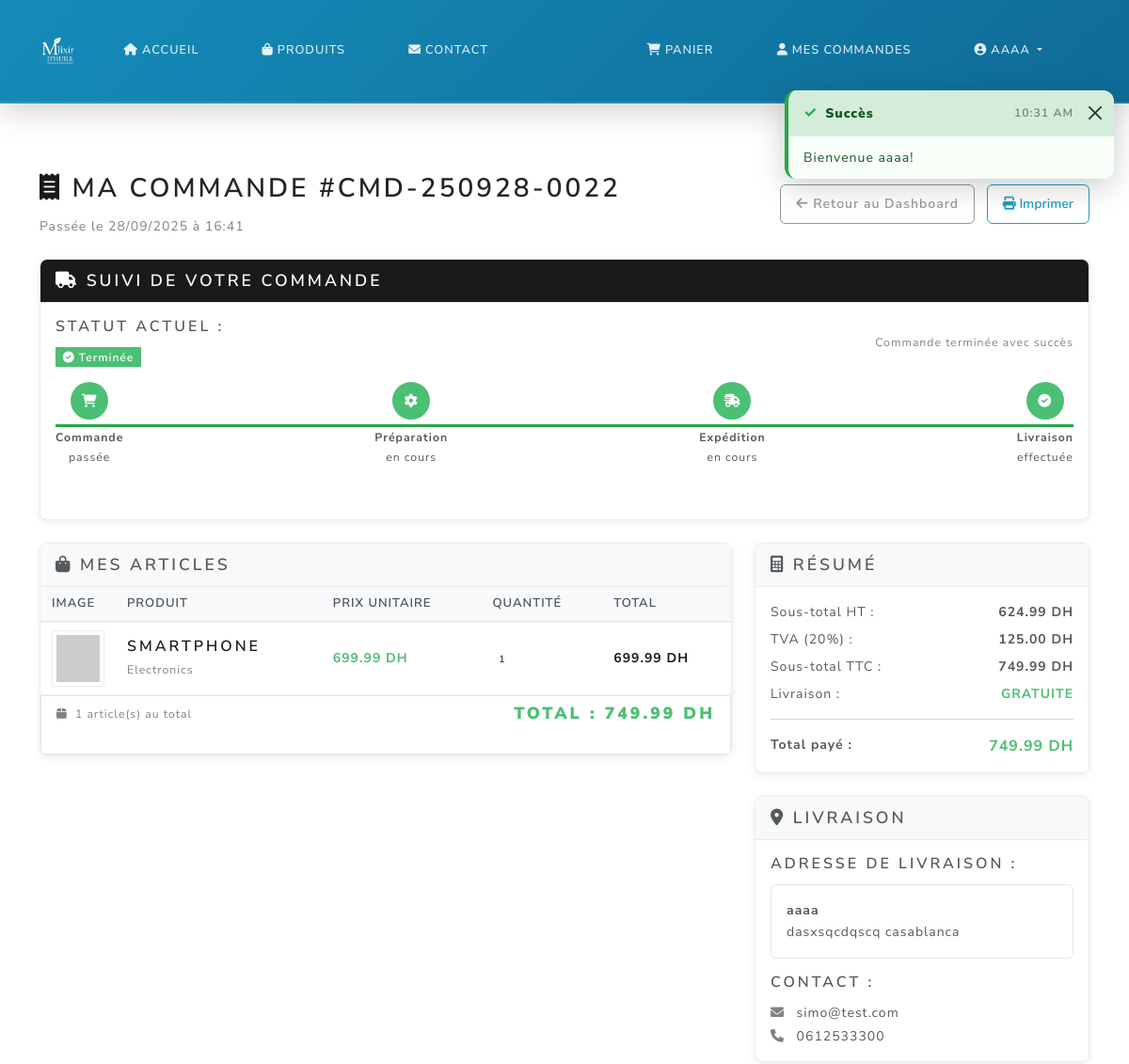
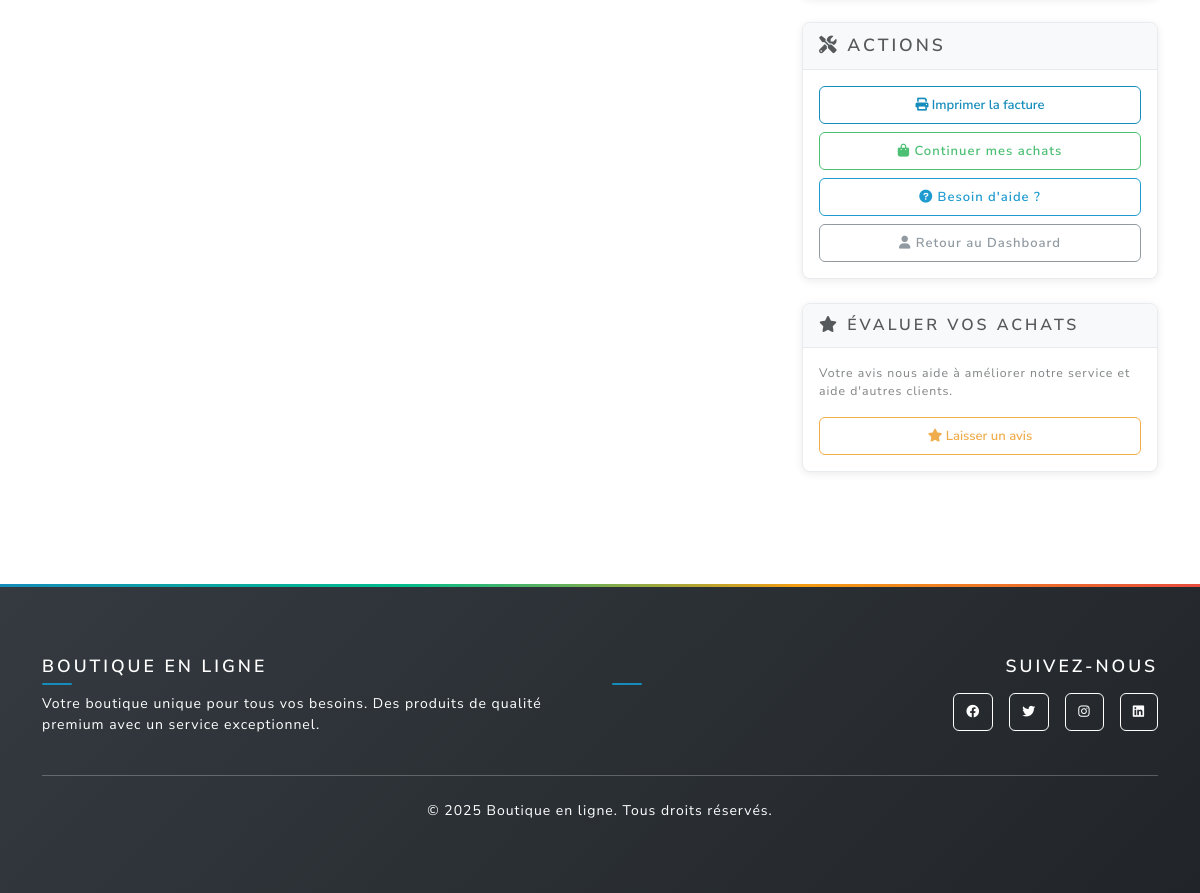
Page /order/22 (signed in) on the earlier database version (2 pictures, top to bottom).
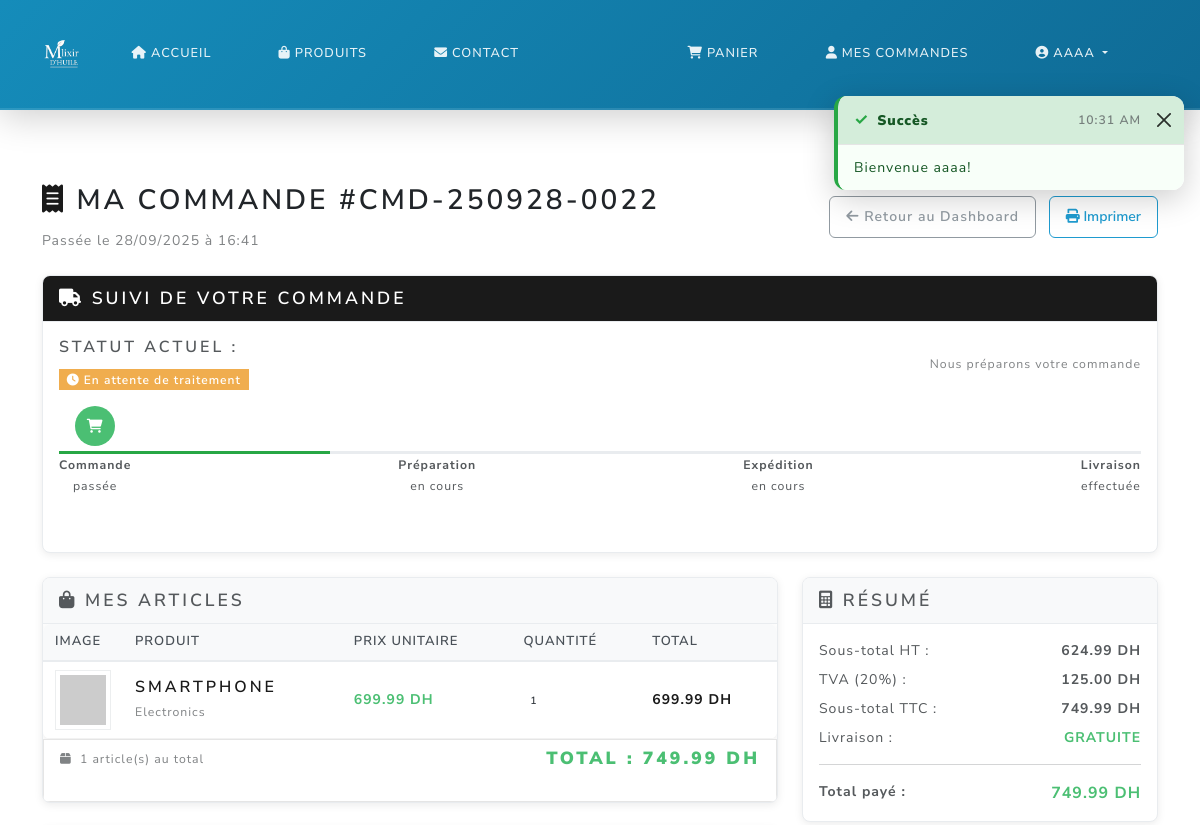
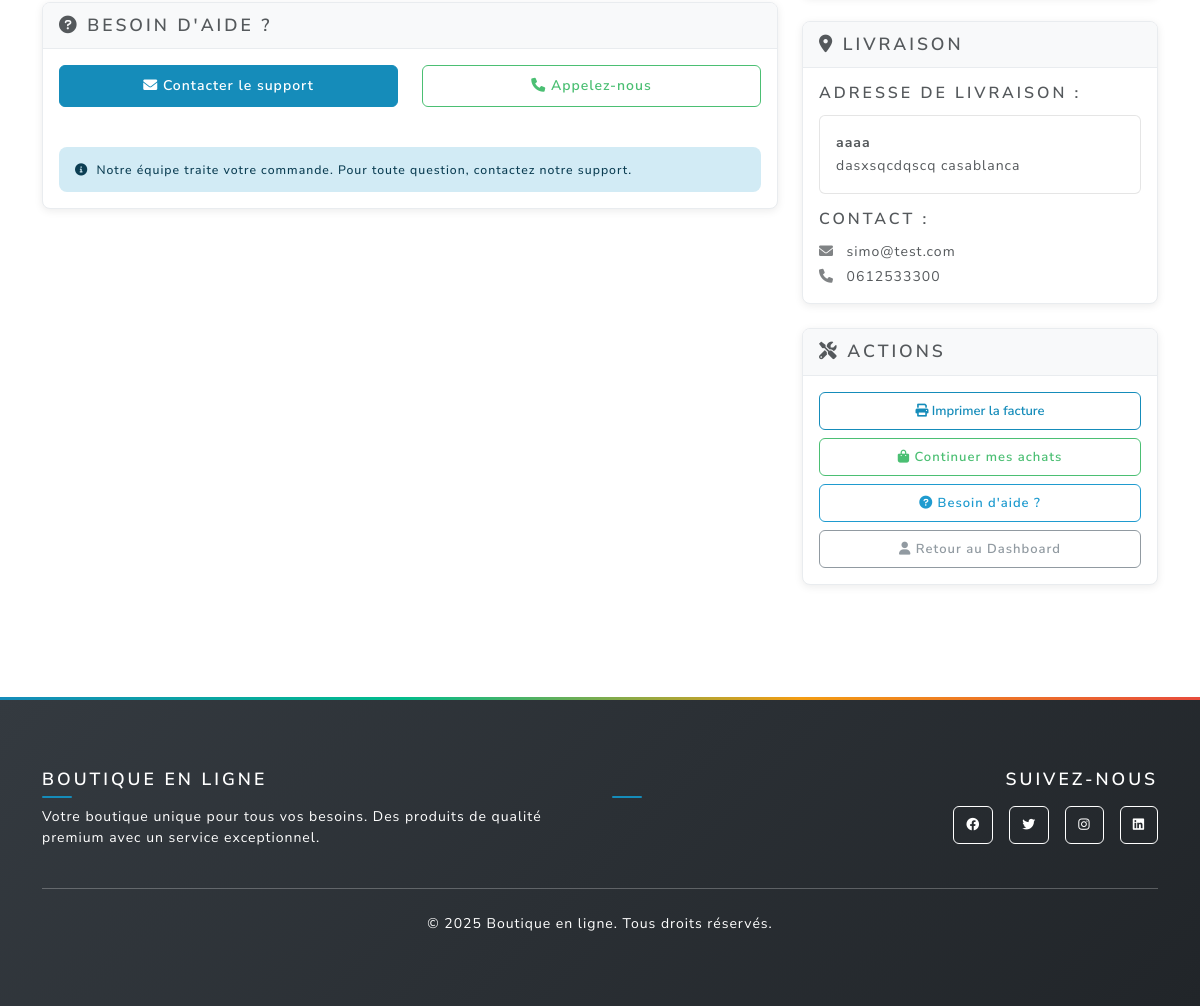
Same page on the later database version (2 pictures, top to bottom).
### main.py (the view)
@app.route('/order/<int:order_id>')
@login_required
def order_detail(order_id):
    order = Order.query.filter_by(id=order_id, user_id=current_user.id).first_or_404()
    order_items = db.session.query(OrderItem, Product)\
        .join(Product, OrderItem.product_id == Product.id)\
        .filter(OrderItem.order_id == order_id)\
        .all()
    return render_template('order_detail.html', order=order, order_items=order_items)

### main.py (called while the page is built, shortened)
@login_manager.user_loader
def load_user(user_id):
    return User.query.get(int(user_id))

@app.context_processor
def inject_toast_messages():
    toast_message = session.pop('toast_message', None)
    toast_type = session.pop('toast_type', None)
    return {
        'toast_message': toast_message,
        'toast_type': toast_type or 'info'
    }

@app.context_processor
def inject_cart_count():
    if current_user.is_authenticated:
        try:
            from sqlalchemy import inspect
            inspector = inspect(db.engine)
            if 'cart' in inspector.get_table_names():
                cart_count = Cart.query.filter_by(user_id=current_user.id).count()
                cart_total_quantity = db.session.query(db.func.sum(Cart.quantity))\
                    .filter_by(user_id=current_user.id).scalar() or 0
                return {
                    'cart_count': cart_count,
                    'cart_total_quantity': int(cart_total_quantity)
                }
        except Exception:
            pass
    return {'cart_count': 0, 'cart_total_quantity': 0}

def get_shipping_settings():
    settings = ShippingSettings.query.first()
    return settings

### templates/order_detail.html (shortened to what the changed rows need)
{% extends "base.html" %}
{% block content %}
<div class="container py-4">
  <div class="d-flex justify-content-between align-items-center mb-4">
    <div>
      <h2><i class="fas fa-receipt text-primary"></i> Ma Commande #{{ order.title }}</h2>
    </div>
  </div>
  <div class="row mb-4">
    <div class="col-12">
      <div class="card">
        <div class="card-body">
          <div class="row align-items-center mb-3">
            <div class="col-md-6">
              <h6>Statut actuel :</h6>
              {% if order.status == 'pending' %}
                <span class="badge bg-warning fs-6"><i class="fas fa-clock me-1"></i>En attente de traitement</span>
              {% elif order.status == 'processing' %}
                <span class="badge bg-info fs-6"><i class="fas fa-cog me-1"></i>En cours de préparation</span>
              {% elif order.status == 'shipped' %}
                <span class="badge bg-primary fs-6"><i class="fas fa-shipping-fast me-1"></i>Expédiée</span>
              {% elif order.status == 'delivered' %}
                <span class="badge bg-success fs-6"><i class="fas fa-truck me-1"></i>Livrée</span>
              {% elif order.status == 'completed' %}
                <span class="badge bg-success fs-6"><i class="fas fa-check-circle me-1"></i>Terminée</span>
              {% elif order.status == 'cancelled' %}
                <span class="badge bg-danger fs-6"><i class="fas fa-times me-1"></i>Annulée</span>
              {% endif %}
            </div>
            <div class="col-md-6 text-end">
              <small class="text-muted">
                {% if order.status == 'pending' %}
                  Nous préparons votre commande
                {% elif order.status == 'processing' %}
                  Votre commande est en cours de préparation
                {% elif order.status == 'shipped' %}
                  Votre commande a été expédiée
                {% elif order.status == 'delivered' %}
                  Votre commande a été livrée
                {% elif order.status == 'completed' %}
                  Commande terminée avec succès
                {% elif order.status == 'cancelled' %}
                  Cette commande a été annulée
                {% endif %}
              </small>
            </div>
          </div>
          <div class="row">
            <div class="col-12">
              <div class="d-flex justify-content-between position-relative mb-3">
                {% set progress_width = 25 %}
                {% if order.status == 'processing' %}
                  {% set progress_width = 50 %}
                {% elif order.status == 'shipped' %}
                  {% set progress_width = 75 %}
                {% elif order.status in ['delivered', 'completed'] %}
                  {% set progress_width = 100 %}
                {% elif order.status == 'cancelled' %}
                  {% set progress_width = 0 %}
                {% endif %}
                <div class="position-absolute top-50 start-0 w-100" style="height: 3px; background-color: #e9ecef; z-index: 1;"></div>
                <div class="position-absolute top-50 start-0" style="height: 3px; width: {{ progress_width }}%; background-color: #28a745; z-index: 2;"></div>
                <div class="text-center position-relative" style="z-index: 3;">
                  <div class="rounded-circle bg-{{ 'success' if order.status in ['pending', 'processing', 'shipped', 'delivered', 'completed'] else 'secondary' }} text-white d-flex align-items-center justify-content-center mx-auto mb-2" style="width: 40px; height: 40px;">
                  </div>
                  <small><strong>Commande</strong><br>passée</small>
                </div>
                <div class="text-center position-relative" style="z-index: 3;">
                  <div class="rounded-circle bg-{{ 'success' if order.status in ['processing', 'shipped', 'delivered', 'completed'] else 'secondary' }} text-white d-flex align-items-center justify-content-center mx-auto mb-2" style="width: 40px; height: 40px;">
                  </div>
                  <small><strong>Préparation</strong><br>en cours</small>
                </div>
                <div class="text-center position-relative" style="z-index: 3;">
                  <div class="rounded-circle bg-{{ 'success' if order.status in ['shipped', 'delivered', 'completed'] else 'secondary' }} text-white d-flex align-items-center justify-content-center mx-auto mb-2" style="width: 40px; height: 40px;">
                  </div>
                  <small><strong>Expédition</strong><br>en cours</small>
                </div>
                <div class="text-center position-relative" style="z-index: 3;">
                  <div class="rounded-circle bg-{{ 'success' if order.status in ['delivered', 'completed'] else 'secondary' }} text-white d-flex align-items-center justify-content-center mx-auto mb-2" style="width: 40px; height: 40px;">
                  </div>
                  <small><strong>Livraison</strong><br>effectuée</small>
                </div>
              </div>
            </div>
          </div>
        </div>
      </div>
    </div>
  </div>
  <div class="row">
    <div class="col-lg-8">
      <div class="card mb-4">
        <div class="card-body p-0">
          {% if order_items %}
          <div class="table-responsive">
            <table class="table table-hover mb-0">
              <thead class="table-light">
                <tr>
                  <th style="width: 80px;">Image</th>
                  <th>Produit</th>
                  <th>Prix unitaire</th>
                  <th>Quantité</th>
                  <th>Total</th>
                </tr>
              </thead>
            </table>
          </div>
          {% else %}
          <div class="text-center py-4">
            <i class="fas fa-exclamation-triangle fa-2x text-warning mb-2"></i>
            <p class="text-muted">Aucun article trouvé pour cette commande</p>
          </div>
          {% endif %}
        </div>
      </div>
      {% if order.status not in ['completed', 'cancelled'] %}
      <div class="card">
        <div class="card-header">
          <h5 class="mb-0"><i class="fas fa-question-circle"></i> Besoin d'aide ?</h5>
        </div>
        <div class="card-body">
          <div class="row">
            <div class="col-md-6 mb-3">
              <div class="d-grid">
                <a href="{{ url_for('contact') }}" class="btn btn-primary">
                  <i class="fas fa-envelope"></i> Contacter le support
                </a>
              </div>
            </div>
            <div class="col-md-6 mb-3">
              <div class="d-grid">
                <a href="tel:+212522000000" class="btn btn-outline-success">
                  <i class="fas fa-phone"></i> Appelez-nous
                </a>
              </div>
            </div>
          </div>
          <div class="alert alert-info mb-0">
            <small>
              <i class="fas fa-info-circle me-1"></i>
              {% if order.status == 'pending' %}
                Notre équipe traite votre commande. Pour toute question, contactez notre support.
              {% elif order.status == 'processing' %}
                Votre commande est en cours de préparation dans notre entrepôt.
              {% elif order.status == 'shipped' %}
                Votre commande a été expédiée. Vous devriez la recevoir bientôt !
              {% elif order.status == 'delivered' %}
                Votre commande a été livrée. Merci pour votre achat !
              {% endif %}
            </small>
          </div>
        </div>
      </div>
      {% endif %}
    </div>
    <div class="col-lg-4">
          {% set free_shipping_threshold = shipping_settings.free_shipping_threshold if shipping_settings else 500 %}
          {% set standard_shipping_cost = shipping_settings.standard_shipping_cost if shipping_settings else 30 %}
          {% set tax_rate = shipping_settings.tax_rate if shipping_settings else 0.2 %}
          {% set subtotal_ht = order.total / (1 + tax_rate) %}
          {% set tax_amount = order.total - subtotal_ht %}
          {% set shipping_cost = 0 if order.total >= free_shipping_threshold else standard_shipping_cost %}
          {% set grand_total = order.total + shipping_cost %}
      {% if order.status == 'completed' %}
      <div class="card mt-4">
        <div class="card-header">
          <h6 class="mb-0"><i class="fas fa-star"></i> Évaluer vos achats</h6>
        </div>
        <div class="card-body">
          <p class="small text-muted mb-3">
            Votre avis nous aide à améliorer notre service et aide d'autres clients.
          </p>
          <div class="d-grid">
            <button class="btn btn-outline-warning btn-sm">
              <i class="fas fa-star"></i> Laisser un avis
            </button>
          </div>
        </div>
      </div>
      {% endif %}
    </div>
  </div>
</div>
{% endblock %}

Differences in the rows shown:
changed Order "CMD-250928-0022": status "completed" → "pending" (drawn)
Other differences:
{{ progress_width }}: 100 → 25 (drawn)
text no longer shown: "Terminée Commande terminée avec succès ÉVALUER VOS ACHATS Votre avis nous aide à améliorer notre service et aide d'autres clients. Laisser un avis"
text now shown: "En attente de traitement Nous préparons votre commande BESOIN D'AIDE ? Contacter le support Appelez-nous Notre équipe traite votre commande. Pour toute question, contactez notre support."
